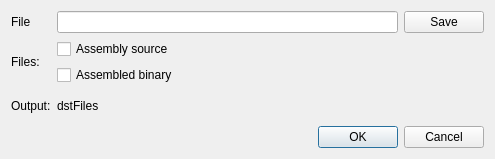
<?xml version="1.0" encoding="UTF-8"?>
<ui version="4.0">
 <class>Ripes::SaveDialog</class>
 <widget class="QDialog" name="Ripes::SaveDialog">
  <property name="geometry">
   <rect>
    <x>0</x>
    <y>0</y>
    <width>495</width>
    <height>159</height>
   </rect>
  </property>
  <property name="windowTitle">
   <string>Dialog</string>
  </property>
  <layout class="QGridLayout" name="gridLayout_2">
   <item row="0" column="0">
    <layout class="QGridLayout" name="gridLayout">
     <item row="1" column="1">
      <layout class="QVBoxLayout" name="verticalLayout">
       <item>
        <widget class="QCheckBox" name="saveAssembly">
         <property name="text">
          <string>Assembly source</string>
         </property>
        </widget>
       </item>
       <item>
        <widget class="QCheckBox" name="saveBinary">
         <property name="text">
          <string>Assembled binary</string>
         </property>
        </widget>
       </item>
      </layout>
     </item>
     <item row="1" column="0">
      <widget class="QLabel" name="label_2">
       <property name="text">
        <string>Files:</string>
       </property>
      </widget>
     </item>
     <item row="0" column="0">
      <widget class="QLabel" name="label">
       <property name="text">
        <string>File</string>
       </property>
      </widget>
     </item>
     <item row="0" column="1">
      <widget class="QLineEdit" name="filePath"/>
     </item>
     <item row="0" column="2">
      <widget class="QPushButton" name="openFile">
       <property name="text">
        <string>Save</string>
       </property>
      </widget>
     </item>
     <item row="2" column="0">
      <widget class="QLabel" name="label_3">
       <property name="text">
        <string>Output:</string>
       </property>
      </widget>
     </item>
     <item row="2" column="1">
      <widget class="QLabel" name="filesToSave">
       <property name="text">
        <string>dstFiles</string>
       </property>
      </widget>
     </item>
    </layout>
   </item>
   <item row="1" column="0">
    <widget class="QDialogButtonBox" name="buttonBox">
     <property name="orientation">
      <enum>Qt::Horizontal</enum>
     </property>
     <property name="standardButtons">
      <set>QDialogButtonBox::Cancel|QDialogButtonBox::Ok</set>
     </property>
    </widget>
   </item>
  </layout>
 </widget>
 <resources/>
 <connections>
  <connection>
   <sender>buttonBox</sender>
   <signal>accepted()</signal>
   <receiver>Ripes::SaveDialog</receiver>
   <slot>accept()</slot>
   <hints>
    <hint type="sourcelabel">
     <x>248</x>
     <y>254</y>
    </hint>
    <hint type="destinationlabel">
     <x>157</x>
     <y>274</y>
    </hint>
   </hints>
  </connection>
  <connection>
   <sender>buttonBox</sender>
   <signal>rejected()</signal>
   <receiver>Ripes::SaveDialog</receiver>
   <slot>reject()</slot>
   <hints>
    <hint type="sourcelabel">
     <x>316</x>
     <y>260</y>
    </hint>
    <hint type="destinationlabel">
     <x>286</x>
     <y>274</y>
    </hint>
   </hints>
  </connection>
 </connections>
</ui>
